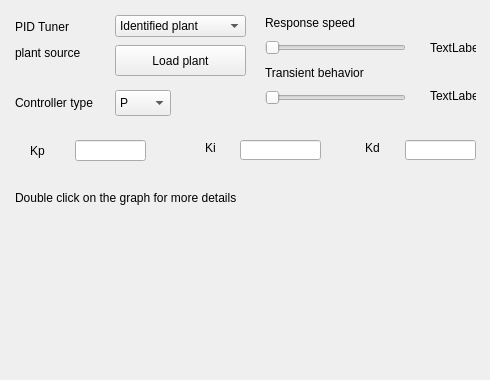
   <widget class="QWidget" name="tab_7">
    <attribute name="title">
     <string>PID Tuner</string>
    </attribute>
    <widget class="QComboBox" name="tuner_plant_source">
     <property name="geometry">
      <rect>
       <x>115</x>
       <y>15</y>
       <width>131</width>
       <height>22</height>
      </rect>
     </property>
     <item>
      <property name="text">
       <string>Identified plant</string>
      </property>
     </item>
     <item>
      <property name="text">
       <string>Simulation plant</string>
      </property>
     </item>
    </widget>
    <widget class="QLabel" name="tuner_plant_source_label">
     <property name="geometry">
      <rect>
       <x>15</x>
       <y>15</y>
       <width>81</width>
       <height>51</height>
      </rect>
     </property>
     <property name="toolTip">
      <string>PWM values for which the motor does not respond. Can be characterized with triangular input signal.</string>
     </property>
     <property name="text">
      <string>&lt;html&gt;&lt;head/&gt;&lt;body&gt;&lt;p&gt;PID Tuner&lt;/p&gt;&lt;p&gt;plant source&lt;/p&gt;&lt;/body&gt;&lt;/html&gt;</string>
     </property>
    </widget>
    <widget class="QPushButton" name="tuner_load_identified_btn">
     <property name="geometry">
      <rect>
       <x>115</x>
       <y>45</y>
       <width>131</width>
       <height>31</height>
      </rect>
     </property>
     <property name="text">
      <string>Load plant</string>
     </property>
    </widget>
    <widget class="QLabel" name="tuner_controller_type_label">
     <property name="geometry">
      <rect>
       <x>15</x>
       <y>95</y>
       <width>86</width>
       <height>16</height>
      </rect>
     </property>
     <property name="toolTip">
      <string>PWM values for which the motor does not respond. Can be characterized with triangular input signal.</string>
     </property>
     <property name="text">
      <string>Controller type</string>
     </property>
    </widget>
    <widget class="QComboBox" name="tuner_controller_type">
     <property name="geometry">
      <rect>
       <x>115</x>
       <y>90</y>
       <width>56</width>
       <height>26</height>
      </rect>
     </property>
     <item>
      <property name="text">
       <string>P</string>
      </property>
     </item>
     <item>
      <property name="text">
       <string>PI</string>
      </property>
     </item>
     <item>
      <property name="text">
       <string>PD</string>
      </property>
     </item>
     <item>
      <property name="text">
       <string>PID</string>
      </property>
     </item>
    </widget>
    <widget class="QSlider" name="tuner_speed_slider">
     <property name="geometry">
      <rect>
       <x>265</x>
       <y>40</y>
       <width>141</width>
       <height>16</height>
      </rect>
     </property>
     <property name="orientation">
      <enum>Qt::Horizontal</enum>
     </property>
    </widget>
    <widget class="QLabel" name="tuner_speed_label">
     <property name="geometry">
      <rect>
       <x>265</x>
       <y>15</y>
       <width>106</width>
       <height>16</height>
      </rect>
     </property>
     <property name="toolTip">
      <string>PWM values for which the motor does not respond. Can be characterized with triangular input signal.</string>
     </property>
     <property name="text">
      <string>Response speed</string>
     </property>
    </widget>
    <widget class="QLabel" name="tuner_speed_value">
     <property name="geometry">
      <rect>
       <x>430</x>
       <y>35</y>
       <width>46</width>
       <height>26</height>
      </rect>
     </property>
     <property name="text">
      <string>TextLabel</string>
     </property>
    </widget>
    <widget class="QLabel" name="tuner_damping_value">
     <property name="geometry">
      <rect>
       <x>430</x>
       <y>85</y>
       <width>46</width>
       <height>21</height>
      </rect>
     </property>
     <property name="text">
      <string>TextLabel</string>
     </property>
    </widget>
    <widget class="QSlider" name="tuner_damping_slider">
     <property name="geometry">
      <rect>
       <x>265</x>
       <y>90</y>
       <width>141</width>
       <height>16</height>
      </rect>
     </property>
     <property name="orientation">
      <enum>Qt::Horizontal</enum>
     </property>
    </widget>
    <widget class="QLabel" name="tuner_damping_label">
     <property name="geometry">
      <rect>
       <x>265</x>
       <y>65</y>
       <width>106</width>
       <height>16</height>
      </rect>
     </property>
     <property name="toolTip">
      <string>PWM values for which the motor does not respond. Can be characterized with triangular input signal.</string>
     </property>
     <property name="text">
      <string>Transient behavior</string>
     </property>
    </widget>
    <widget class="QWidget" name="verticalLayoutWidget_8">
     <property name="geometry">
      <rect>
       <x>15</x>
       <y>215</y>
       <width>466</width>
       <height>156</height>
      </rect>
     </property>
     <layout class="QVBoxLayout" name="LayoutPWM_2">
      <item>
       <widget class="QWidget" name="tuner_step_plot" native="true"/>
      </item>
     </layout>
    </widget>
    <widget class="QLineEdit" name="tuner_kp">
     <property name="geometry">
      <rect>
       <x>75</x>
       <y>140</y>
       <width>71</width>
       <height>21</height>
      </rect>
     </property>
    </widget>
    <widget class="QLabel" name="tuner_kp_label">
     <property name="geometry">
      <rect>
       <x>30</x>
       <y>140</y>
       <width>41</width>
       <height>21</height>
      </rect>
     </property>
     <property name="text">
      <string>Kp</string>
     </property>
    </widget>
    <widget class="QLineEdit" name="tuner_ki">
     <property name="geometry">
      <rect>
       <x>240</x>
       <y>140</y>
       <width>81</width>
       <height>20</height>
      </rect>
     </property>
    </widget>
    <widget class="QLabel" name="tuner_ki_label">
     <property name="geometry">
      <rect>
       <x>205</x>
       <y>140</y>
       <width>31</width>
       <height>16</height>
      </rect>
     </property>
     <property name="text">
      <string>Ki</string>
     </property>
    </widget>
    <widget class="QLineEdit" name="tuner_kd">
     <property name="geometry">
      <rect>
       <x>405</x>
       <y>140</y>
       <width>71</width>
       <height>20</height>
      </rect>
     </property>
    </widget>
    <widget class="QLabel" name="tuner_kd_label">
     <property name="geometry">
      <rect>
       <x>365</x>
       <y>140</y>
       <width>36</width>
       <height>16</height>
      </rect>
     </property>
     <property name="text">
      <string>Kd</string>
     </property>
    </widget>
    <widget class="QLabel" name="tuner_controller_type_label_2">
     <property name="geometry">
      <rect>
       <x>15</x>
       <y>190</y>
       <width>306</width>
       <height>16</height>
      </rect>
     </property>
     <property name="toolTip">
      <string>PWM values for which the motor does not respond. Can be characterized with triangular input signal.</string>
     </property>
     <property name="text">
      <string>Double click on the graph for more details</string>
     </property>
    </widget>
   </widget>
